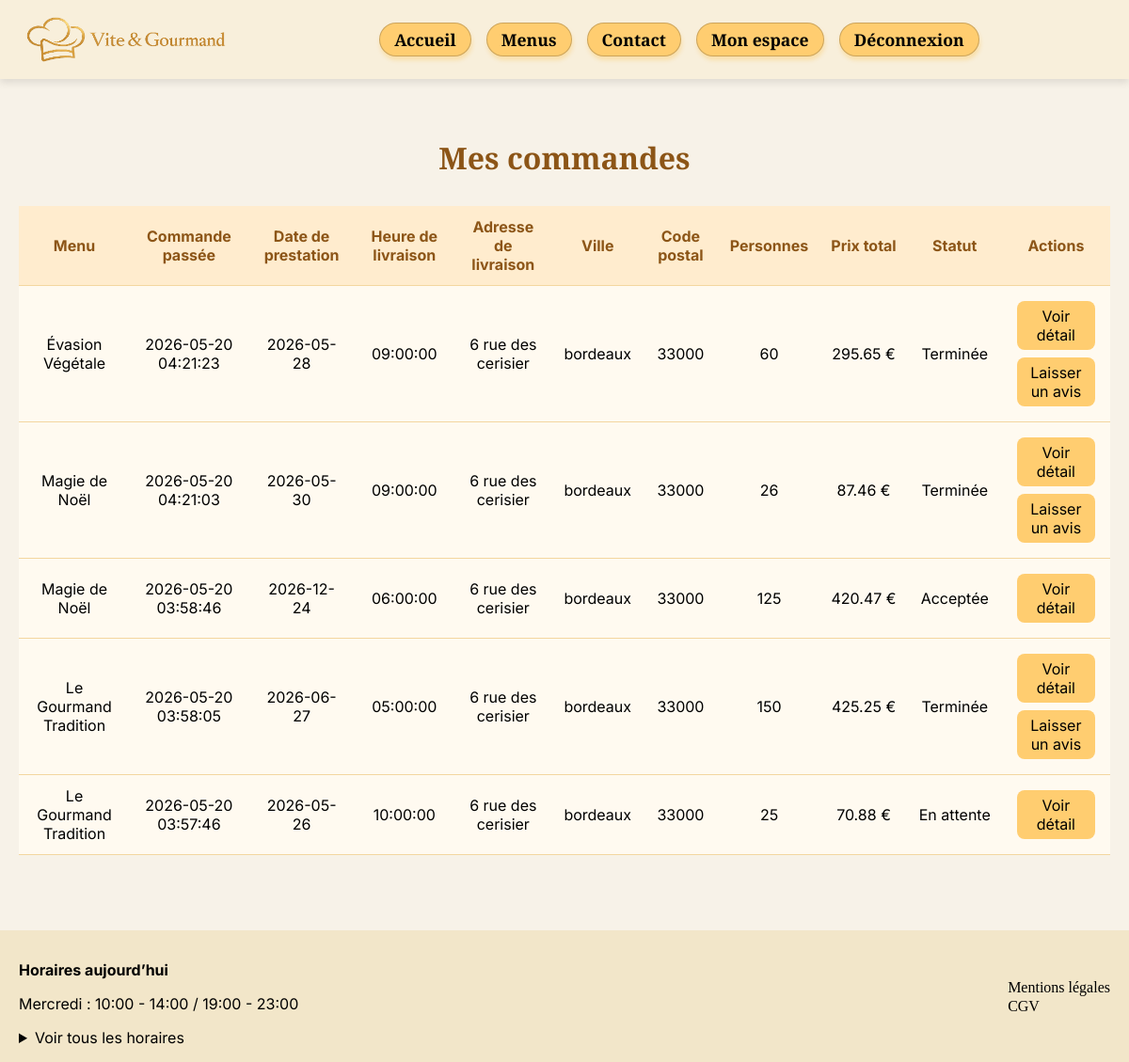
The page /public/mes-commandes.php (signed in) on the database its author committed.
### tables this page shows
CREATE TABLE `commande` (
  `id` int(11) NOT NULL,
  `date_commande` datetime NOT NULL DEFAULT current_timestamp(),
  `date_prestation` date NOT NULL,
  `heure_livraison` time NOT NULL,
  `adresse_livraison` varchar(255) NOT NULL,
  `ville_livraison` varchar(100) NOT NULL,
  `code_postal` varchar(10) NOT NULL,
  `distance_km` decimal(6,2) NOT NULL DEFAULT 0.00,
  `nb_personnes` int(11) NOT NULL,
  `prix_total` decimal(10,2) NOT NULL,
  `prix_livraison` decimal(10,2) NOT NULL DEFAULT 0.00,
  `utilisateur_id` int(11) NOT NULL,
  `menu_id` int(11) NOT NULL,
  `statut_commande` enum('en_attente','accepte','annulee','en_preparation','en_cours_de_livraison','livree','en_attente_retour_materiel','terminee') NOT NULL DEFAULT 'en_attente',
  `mode_contact_annulation` varchar(50) DEFAULT NULL,
  `motif_annulation` text DEFAULT NULL
);

CREATE TABLE `menu` (
  `id` int(11) NOT NULL,
  `titre` varchar(100) NOT NULL,
  `description` varchar(255) NOT NULL,
  `nombre_personne_min` int(11) NOT NULL,
  `prix_min` decimal(10,2) NOT NULL,
  `condition_menu` varchar(255) NOT NULL,
  `stock_disponible` int(11) NOT NULL,
  `actif` tinyint(1) NOT NULL DEFAULT 1,
  `theme_id` int(11) NOT NULL,
  `regime_id` int(11) NOT NULL
);

### public/mes-commandes.php (the view, shortened to what this page needs)
<?php
$utilisateur_id = $_SESSION['utilisateur_id'];
require_once '../includes/db.php';
$sql = "
    SELECT
        commande.id,
        commande.date_commande,
        commande.date_prestation,
        commande.heure_livraison,
        commande.adresse_livraison,
        commande.ville_livraison,
        commande.code_postal,
        commande.nb_personnes,
        commande.prix_total,
        commande.statut_commande,
        menu.titre AS menu_titre
    FROM commande
    INNER JOIN menu ON commande.menu_id = menu.id
    WHERE commande.utilisateur_id = ?
    ORDER BY commande.date_commande DESC
";
$stmt = $pdo->prepare($sql);
$stmt->execute([$utilisateur_id]);
$commandes = $stmt->fetchAll(PDO::FETCH_ASSOC);
include_once __DIR__ . '/../includes/header.php';
?>
<main class="mes-commandes-page">
    <h1>Mes commandes</h1>
    <?php if (empty($commandes)): ?>
        <p>Vous n'avez pas encore passé de commande.</p>
    <?php else: ?>
        <div class="table-container">
            <table class="commande-table">
                <thead>
                    <tr>
                        <th>Menu</th>
                        <th>Commande passée</th>
                        <th>Date de prestation</th>
                        <th>Heure de livraison</th>
                        <th>Adresse de livraison</th>
                        <th>Ville</th>
                        <th>Code postal</th>
                        <th>Personnes</th>
                        <th>Prix total</th>
                        <th>Statut</th>
                        <th>Actions</th>
                    </tr>
                </thead>
                <tbody>
                    <?php foreach ($commandes as $commande): ?>
                        <tr>
                            <td><?= htmlspecialchars($commande['menu_titre']) ?></td>
                            <td><?= htmlspecialchars($commande['date_commande']) ?></td>
                            <td><?= htmlspecialchars($commande['date_prestation']) ?></td>
                            <td><?= htmlspecialchars($commande['heure_livraison']) ?></td>
                            <td><?= htmlspecialchars($commande['adresse_livraison']) ?></td>
                            <td><?= htmlspecialchars($commande['ville_livraison']) ?></td>
                            <td><?= htmlspecialchars($commande['code_postal']) ?></td>
                            <td><?= htmlspecialchars($commande['nb_personnes']) ?></td>
                            <td><?= htmlspecialchars($commande['prix_total']) ?> €</td>
                            <td>
                                <?php if ($commande['statut_commande'] === 'en_attente'): ?>
                                    En attente
                                <?php elseif ($commande['statut_commande'] === 'accepte'): ?>
                                    Acceptée
                                <?php elseif ($commande['statut_commande'] === 'annulee'): ?>
                                    Annulée
                                <?php elseif ($commande['statut_commande'] === 'en_preparation'): ?>
                                    En préparation
                                <?php elseif ($commande['statut_commande'] === 'en_cours_de_livraison'): ?>
                                    En cours de livraison
                                <?php elseif ($commande['statut_commande'] === 'livree'): ?>
                                    Livrée
                                <?php elseif ($commande['statut_commande'] === 'en_attente_retour_materiel'): ?>
                                    En attente du retour matériel
                                <?php elseif ($commande['statut_commande'] === 'terminee'): ?>
                                    Terminée
                                <?php endif; ?>
                            </td>
                            <td>
                                <a href="detail-commande.php?id=<?= htmlspecialchars($commande['id']) ?>">
                                    Voir détail
                                </a>
                                <?php if ($commande['statut_commande'] === 'terminee'): ?>
                                    <br>
                                    <a href="laisser-avis.php?commande_id=<?= htmlspecialchars($commande['id']) ?>">
                                        Laisser un avis
                                    </a>
                                <?php endif; ?>
                            </td>
                        </tr>
                    <?php endforeach; ?>
                </tbody>
            </table>
        </div>
    <?php endif; ?>
</main>
<?php
include_once __DIR__ . '/../includes/footer.php';
?>

### public/assets/css/style.css (style rules this page uses)
* { box-sizing: border-box; }
body { font-family: "Inter", sans-serif; background-color: #F7F2E8; color: #000; margin: 0; }
h1 { font-family: "Playfair Display", serif; }

### public/assets/css/mes-commandes.css (style rules this page uses)
.mes-commandes-page { max-width: 1200px; margin: 0 auto; padding: 20px; }
.mes-commandes-page h1 { text-align: center; margin-bottom: 30px; color: #8C5517; }
.table-container { width: 100%; }
.commande-table { width: 100%; border-collapse: collapse; background-color: #fffaf0; }
.commande-table, .commande-table tr, .commande-table th, .commande-table td { box-sizing: border-box; }
.commande-table th, .commande-table td { padding: 12px; text-align: center; border-bottom: 1px solid #f3d69f; }
.commande-table th:nth-child(9), .commande-table td:nth-child(9), .commande-table th:nth-child(10), .commande-table td:nth-child(10) { min-width: 80px; white-space: nowrap; }
.commande-table th { background-color: #FFECCE; color: #8C5517; }
.commande-table a { display: inline-block; margin: 4px; padding: 6px 10px; background-color: #FFCD70; color: #000; text-decoration: none; border-radius: 8px; }

### rows shown on the page
commande: menu.titre "Évasion Végétale", date_commande "2026-05-20 04:21:23", date_prestation "2026-05-28", heure_livraison "09:00:00", adresse_livraison "6 rue des cerisier", ville_livraison "bordeaux", code_postal "33000", nb_personnes "60", prix_total "295.65", statut_commande "Terminée"
commande: menu.titre "Magie de Noël", date_commande "2026-05-20 04:21:03", date_prestation "2026-05-30", heure_livraison "09:00:00", adresse_livraison "6 rue des cerisier", ville_livraison "bordeaux", code_postal "33000", nb_personnes "26", prix_total "87.46", statut_commande "Terminée"
commande: menu.titre "Magie de Noël", date_commande "2026-05-20 03:58:46", date_prestation "2026-12-24", heure_livraison "06:00:00", adresse_livraison "6 rue des cerisier", ville_livraison "bordeaux", code_postal "33000", nb_personnes "125", prix_total "420.47", statut_commande "Acceptée"
commande: menu.titre "Le Gourmand Tradition", date_commande "2026-05-20 03:58:05", date_prestation "2026-06-27", heure_livraison "05:00:00", adresse_livraison "6 rue des cerisier", ville_livraison "bordeaux", code_postal "33000", nb_personnes "150", prix_total "425.25", statut_commande "Terminée"
commande: menu.titre "Le Gourmand Tradition", date_commande "2026-05-20 03:57:46", date_prestation "2026-05-26", heure_livraison "10:00:00", adresse_livraison "6 rue des cerisier", ville_livraison "bordeaux", code_postal "33000", nb_personnes "25", prix_total "70.88", statut_commande "En attente"
